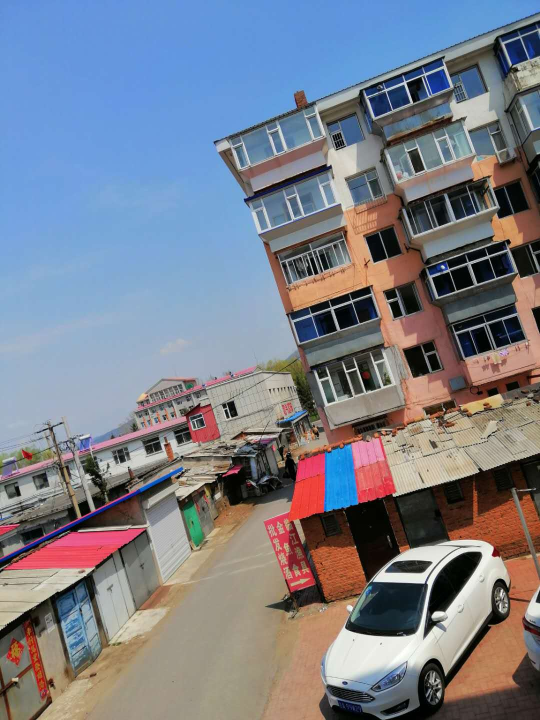
#> input picture 11.jpg, 1080 x 1440 px (shown at 1/2 size)
$ python splice.py   (older library calls are emulated)
#> lines starting #> are read from the running program, lines starting #| are printed output that depends on the picture
### tools.py
import numpy as np
# [14 lines left out: function Timing, not called in this run]
def ShowPict(pict, Gray=False):
    """
    函数装饰器，显示图片，可选择是否按照灰度图显示
    @param pict: 要显示的图片
    @param Gray: 是否按照灰度图显示
    """
    import matplotlib.pyplot as plt
    if Gray:
        plt.imshow(pict.astype(np.float), cmap='gray')
    else:
        plt.imshow(pict.astype(np.int))
    plt.axis('off')
    plt.show()
def Printsplit(f):
    """
    函数装饰器，对函数输出进行分隔
    ---------------------------------
        （中间是函数自身的输出结果）
    ---------------------------------
    @param f: 被装饰的函数
    @return: 被装饰的函数的运行结果
    """
    # [5 lines left out: function rf, not called in this run]
    return rf

# [264 lines left out: functions Resize, GenerateGaussianKernel2D, GenerateGaussianKernel1D, ComputeGradientAtCenterPixel, ComputeHessianAtCenterPixel, ComputeDet3 and 6 more, not called in this run]


# [12 lines that do not run on import are left out]

### splice.py
import sift
import tools
import numpy as np
import cv2
class Stitcher:
    """
    图片拼接
    """
    def stitch(self, images, ratio=0.75, reprojThresh=4.0, showMatches=False):
        # 获取输入图片，输入两张彩色图片
        (imageB, imageA) = images

        # # OpenCV默认读取顺序是BGR，如果是cv2读取图片，要反过来
        # imageB = imageB[:,:,::-1]
        # imageA = imageA[:,:,::-1]

        # 检测A、B图片的SIFT关键特征点，并计算特征描述子
        kpsA, featuresA = self.detectAndDescribe(imageA)
        kpsB, featuresB = self.detectAndDescribe(imageB)

        # 匹配两张图片的所有特征点，返回匹配结果
        M = self.matchKeypoints(kpsA, kpsB, featuresA, featuresB, ratio, reprojThresh)

        # 如果返回结果为空，没有匹配成功的特征点，退出算法
        if M is None:
            return None

        # 否则，提取匹配结果
        # H是3x3视角变换矩阵
        (matches, H, status) = M
        # 将图片A进行视角变换，result是变换后图片
        result = cv2.warpPerspective(imageA, H, (imageA.shape[1] + imageB.shape[1], imageA.shape[0]))

        # 将图片B传入result图片最左端
        result[0:imageB.shape[0], 0:imageB.shape[1]] = imageB

        # 检测是否需要显示图片匹配
        if showMatches:
            # 生成匹配图片
            vis = self.drawMatches(imageA, imageB, kpsA, kpsB, matches, status)
            # 返回结果
            return (result, vis)

        # 返回匹配结果
        return result

    def detectAndDescribe(self, image):
        # # 将彩色图片转换成HSI # 老师在群里说可以用HSI，处理I。这里不是很懂，SIFT应该就是计算灰度图的，可能老师说的是SIFT的彩色描述子，大家可以去试一下
        # hsi = tools.RGB2HSI(image)
        # h, s, i = [hsi[:, :, i] for i in range(3)]
        # gray = i

        # # 将彩色图片转换成灰度图
        # gray = tools.GenerateGrayImg(image)

        # 建立SIFT生成器
        descriptor = cv2.xfeatures2d.SIFT_create()
        # 检测SIFT特征点，并计算描述子
        (kps, features) = descriptor.detectAndCompute(image, None)

        # # 建立ORB生成器
        # orb = cv2.ORB_create()
        # # 检测关键点和特征描述
        # kps, features = orb.detectAndCompute(image, None)

        # # 自己写的sift
        # kps, features = sift.SIFT(gray)

        # 将结果转换成NumPy数组
        kps = np.float32([kp.pt for kp in kps])

        # 返回特征点集，及对应的描述特征
        return kps, features

    def matchKeypoints(self, kpsA, kpsB, featuresA, featuresB, ratio, reprojThresh):
        # 建立暴力匹配器
        matcher = cv2.DescriptorMatcher_create("BruteForce")


        # 使用KNN检测来自A、B图的SIFT特征匹配对，K=2
        rawMatches = matcher.knnMatch(featuresA, featuresB, 2)

        matches = []
        for m in rawMatches:
            # 当最近距离跟次近距离的比值小于ratio值时，保留此匹配对
            if len(m) == 2 and m[0].distance < m[1].distance * ratio:
                # 存储两个点在featuresA, featuresB中的索引值
                matches.append((m[0].trainIdx, m[0].queryIdx))

        # 当筛选后的匹配对大于4时，计算视角变换矩阵
        if len(matches) > 4:
            # 获取匹配对的点坐标
            ptsA = np.float32([kpsA[i] for (_, i) in matches])
            ptsB = np.float32([kpsB[i] for (i, _) in matches])

            # 计算视角变换矩阵
            (H, status) = cv2.findHomography(ptsA, ptsB, cv2.RANSAC, reprojThresh)

            # 返回结果
            return (matches, H, status)

        # 如果匹配对小于4时，返回None
        return None

    def drawMatches(self, imageA, imageB, kpsA, kpsB, matches, status):
        # 初始化可视化图片，将A、B图左右连接到一起
        (hA, wA) = imageA.shape[:2]
        (hB, wB) = imageB.shape[:2]
        vis = np.zeros((max(hA, hB), wA + wB, 3), dtype="uint8")
        vis[0:hA, 0:wA] = imageA
        vis[0:hB, wA:] = imageB

        # 联合遍历，画出匹配对
        for ((trainIdx, queryIdx), s) in zip(matches, status):
            # 当点对匹配成功时，画到可视化图上
            if s == 1:
                # 画出匹配对
                ptA = (int(kpsA[queryIdx][0]), int(kpsA[queryIdx][1]))
                ptB = (int(kpsB[trainIdx][0]) + wA, int(kpsB[trainIdx][1]))
                cv2.line(vis, ptA, ptB, (0, 255, 0), 1)

        # 返回可视化结果
        return vis

if __name__ == '__main__':
    import imageio
    # 读取拼接图片
    imageA = imageio.imread("11.jpg")
#> imageA is the input picture: shape (1440, 1080, 3); mean R, G, B 122, 126.2, 137.9
    imageB = imageio.imread("22.jpg")
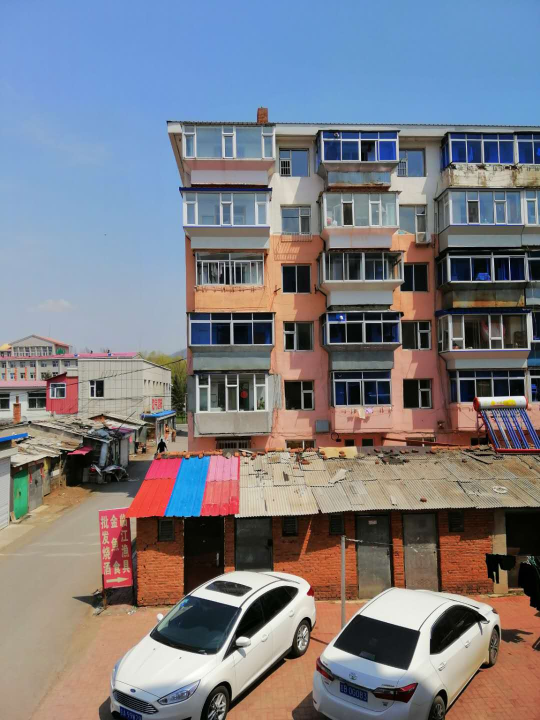
#> input picture 22.jpg, 1080 x 1440 px (shown at 1/2 size)
#> imageB is the input picture: shape (1440, 1080, 3); mean R, G, B 123.5, 123.8, 130.9

    imageA = cv2.resize(imageA, (256, 256))
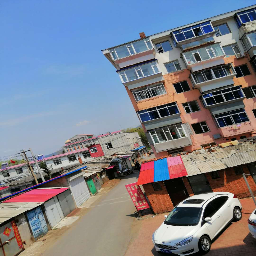
#> imageA: shape (256, 256, 3); mean R, G, B 121.9, 126.1, 137.8
    imageB = cv2.resize(imageB, (256, 256))
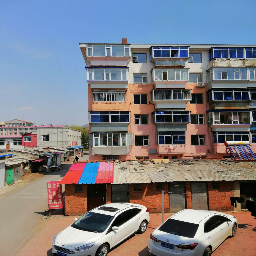
#> imageB: shape (256, 256, 3); mean R, G, B 123.3, 123.6, 130.6

    tools.ShowPict(imageA)
    tools.ShowPict(imageB)

    # 把图片拼接成全景图
    stitcher = Stitcher()
    (result, vis) = stitcher.stitch([imageA, imageB], showMatches=True)
#> in detectAndDescribe, `(kps, features) = descriptor.detectAndCompute(image, None)`: kps = 571 keypoints; strongest (x, y, size): (210, 225, 7.8), (229, 142, 2.3), (135, 211, 5.1), (96, 210, 3.9)
#> in detectAndDescribe, `kps = np.float32([kp.pt for kp in kps])`: kps = 571 pairs, first value 2.32 to 253.2, second value 41.56 to 252.3
#> in stitch, `kpsA, featuresA = self.detectAndDescribe(imageA)`: kpsA has the same summary as kps in detectAndDescribe
#> in detectAndDescribe (call 2), `(kps, features) = descriptor.detectAndCompute(image, None)`: kps = 565 keypoints; strongest (x, y, size): (181, 205, 3.7), (206, 219, 2), (202, 224, 2.2), (199, 201, 3.4)
#> in stitch, `kpsB, featuresB = self.detectAndDescribe(imageB)`: kpsB = 565 pairs, first value 2.73 to 251.4, second value 10.01 to 250.4
#> in matchKeypoints, `rawMatches = matcher.knnMatch(featuresA, featuresB, 2)`: rawMatches = 571 matches
#> after the loop in matchKeypoints, `for m in rawMatches:`: matches = 157 pairs, first value 69 to 563, second value 9 to 519
#> in matchKeypoints, `ptsA = np.float32([kpsA[i] for (_, i) in matches])`: ptsA = 157 pairs, first value 6.84 to 228.8, second value 41.56 to 250.7
#> in matchKeypoints, `ptsB = np.float32([kpsB[i] for (i, _) in matches])`: ptsB = 157 pairs, first value 46.94 to 250.7, second value 14.03 to 248.9
#> in matchKeypoints, `(H, status) = cv2.findHomography(ptsA, ptsB, cv2.RANSAC, reprojThresh)`: H = [[0.724, 0.34, 22.91], [-0.311, 0.85, 35.24], [-0.000869, -7.95e-05, 1]]; status = 157 values, max 1 at index 0, min 0 at index 24, mean 0.917
#> in stitch, `result[0:imageB.shape[0], 0:imageB.shape[1]] = imageB`:
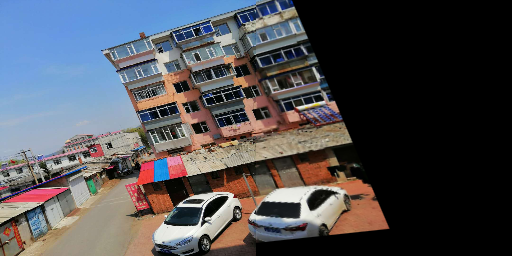
#> result: shape (256, 512, 3); mean R, G, B 77.7, 77.5, 82.1
#> in drawMatches, `vis[0:hA, 0:wA] = imageA`:
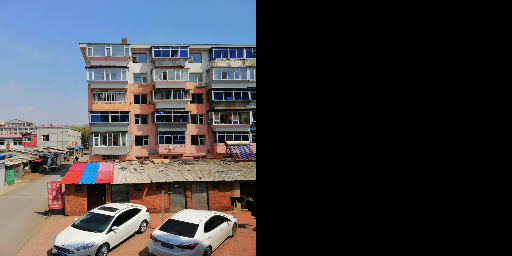
#> vis: shape (256, 512, 3); mean R, G, B 61.6, 61.8, 65.3
#> in drawMatches, `vis[0:hB, wA:] = imageB`:
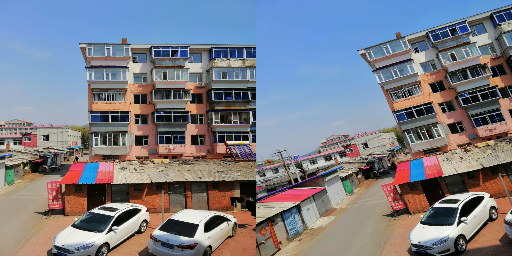
#> vis: shape (256, 512, 3); mean R, G, B 122.6, 124.8, 134.2
#> the loop in drawMatches, `for ((trainIdx, queryIdx), s) in zip(matches, status):` made 157 passes
#> (trainIdx, queryIdx, s, ptA, ptB) on passes 1 to 12: (120, 9, [1], (6, 167), (342, 178)), (113, 12, [1], (9, 135), (334, 150)), (132, 14, [1], (10, 183), (351, 192)), (127, 17, [1], (10, 171), (347, 182)), (125, 19, [1], (11, 166), (346, 177)), (117, 22, [1], (13, 135), (338, 149)), (118, 26, [1], (14, 143), (340, 156)), (119, 27, [1], (17, 141), (342, 154)), (130, 28, [1], (18, 165), (350, 174)), (136, 30, [1], (21, 172), (355, 181)), (141, 37, [1], (26, 167), (359, 175)), (151, 45, [1], (37, 166), (369, 171))
#> (ptA, ptB) on passes 61 to 66: ((107, 112), (410, 108)), ((109, 128), (418, 123)), ((109, 217), (455, 209)), ((110, 229), (459, 221)), ((112, 224), (460, 216)), ((114, 227), (462, 218))
#> after the loop in drawMatches, `for ((trainIdx, queryIdx), s) in zip(matches, status):`:
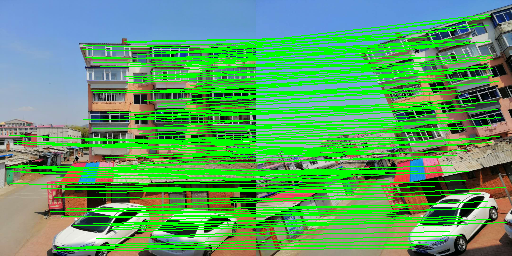
#> vis: shape (256, 512, 3); mean R, G, B 91.8, 159.5, 102.2

    tools.ShowPict(vis)
    tools.ShowPict(result)
